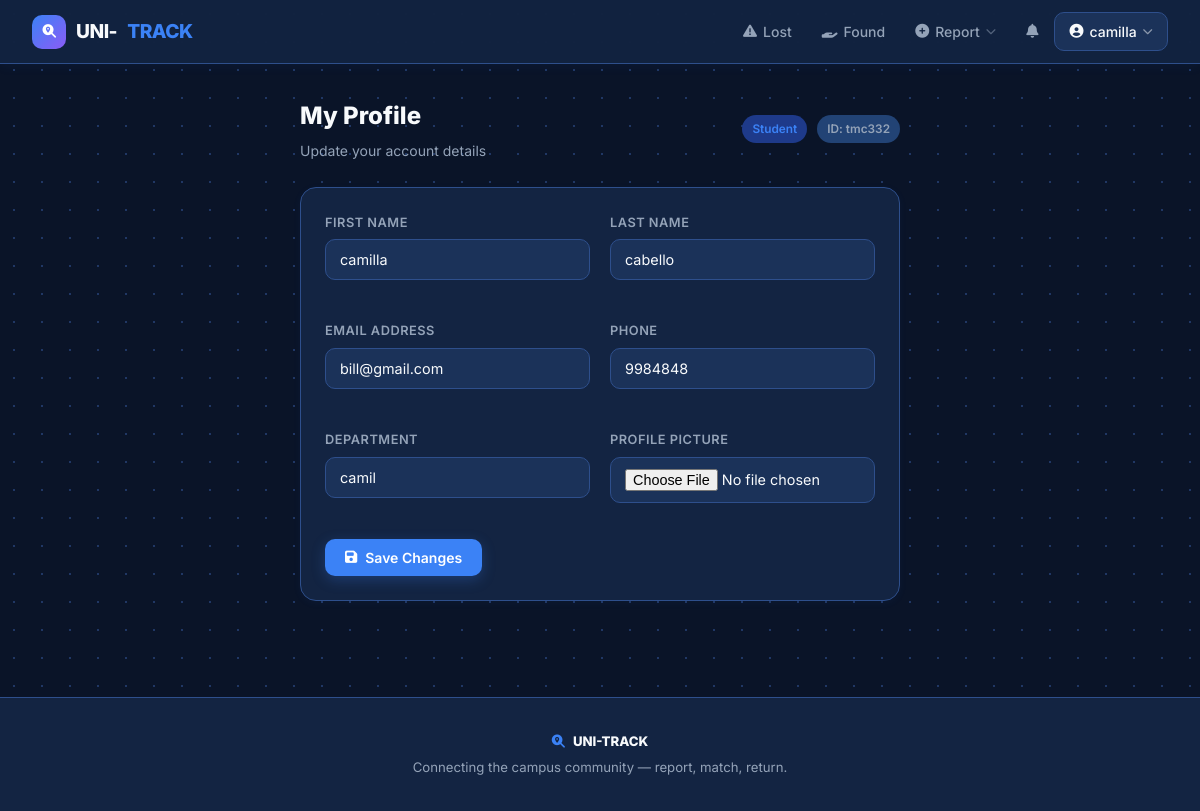
The page /accounts/profile/ (signed in) on the database its author committed.
### accounts/models.py (models this page shows, shortened)
class User(AbstractUser):
    ROLE_CHOICES = [
        ('student', 'Student'),
        ('staff', 'Staff'),
        ('admin', 'Administrator'),
    ]
    role = models.CharField(max_length=20, choices=ROLE_CHOICES, default='student')
    student_id = models.CharField(max_length=20, blank=True, null=True, unique=True)
    phone = models.CharField(max_length=15, blank=True, null=True)
    department = models.CharField(max_length=100, blank=True, null=True)
    profile_picture = models.ImageField(upload_to='profiles/', blank=True, null=True)
    is_verified = models.BooleanField(default=False)
    created_at = models.DateTimeField(auto_now_add=True)
    @property
    def is_admin_user(self):
        return self.role == 'admin' or self.is_staff or self.is_superuser

### accounts/views.py (the view)
# urls.py: path('profile/', views.profile_view, name='profile'),
@login_required
def profile_view(request):
    if request.method == 'POST':
        form = ProfileUpdateForm(request.POST, request.FILES, instance=request.user)
        if form.is_valid():
            form.save()
            messages.success(request, 'Profile updated successfully!')
            return redirect('profile')
    else:
        form = ProfileUpdateForm(instance=request.user)
    return render(request, 'accounts/profile.html', {'form': form})

### accounts/forms.py
class ProfileUpdateForm(forms.ModelForm):
    class Meta:
        model = User
        fields = ['first_name', 'last_name', 'email', 'phone', 'department', 'profile_picture']
    def __init__(self, *args, **kwargs):
        super().__init__(*args, **kwargs)
        for field in self.fields.values():
            field.widget.attrs['class'] = 'form-control'

### templates/accounts/profile.html (shortened to what this page needs)
{% extends 'base.html' %}
{% block content %}
<div style="max-width:600px;margin:0 auto;" class="animate-up">
  <div class="section-head mb-3">
    <div>
      <div class="section-title">My Profile</div>
      <div class="section-sub">Update your account details</div>
    </div>
    <div style="display:flex;align-items:center;gap:10px;">
      <span class="badge badge-primary">{{ user.get_role_display }}</span>
      {% if user.student_id %}<span class="badge badge-muted">ID: {{ user.student_id }}</span>{% endif %}
    </div>
  </div>
  <div class="card">
    <div class="card-body">
      <form method="post" enctype="multipart/form-data">
        <div class="grid grid-2">
          {% for field in form %}
          <div class="form-group">
            <label class="form-label">{{ field.label }}</label>
            {{ field }}
          </div>
          {% endfor %}
        </div>
        <button type="submit" class="btn btn-primary mt-2"><i class="fas fa-save"></i> Save Changes</button>
      </form>
    </div>
  </div>
</div>
{% endblock %}

### templates/base.html (shortened to what this page needs)
<!DOCTYPE html>
<html lang="en">
<head>
  <link rel="stylesheet" href="https://cdnjs.cloudflare.com/ajax/libs/font-awesome/6.4.0/css/all.min.css">
</head>
<body>
<nav class="navbar">
  <a href="{% url 'home' %}" class="nav-brand">
    <div class="brand-icon"><i class="fas fa-search-location" style="color:white;font-size:0.85rem;"></i></div>
    UNI-<span>TRACK</span>
  </a>
  <ul class="nav-links" id="navLinks">
    <li><a href="{% url 'lost_items' %}"><i class="fas fa-exclamation-triangle"></i> Lost</a></li>
    <li><a href="{% url 'found_items' %}"><i class="fas fa-hand-holding"></i> Found</a></li>
    {% if user.is_authenticated %}
    <li class="nav-dropdown">
      <a href="#"><i class="fas fa-plus-circle"></i> Report <i class="fas fa-chevron-down" style="font-size:.65rem;opacity:.5;"></i></a>
    </li>
    <li class="notif-wrap">
      <a href="{% url 'notifications' %}"><i class="fas fa-bell"></i>
      </a>
    </li>
    <li class="nav-dropdown">
      <a href="#" class="nav-pill">
        <i class="fas fa-user-circle"></i> {{ user.first_name|default:user.username }}
        <i class="fas fa-chevron-down" style="font-size:.65rem;opacity:.5;"></i>
      </a>
    </li>
    {% else %}
    <li><a href="{% url 'login' %}">Login</a></li>
    <li><a href="{% url 'register' %}" class="nav-cta"><i class="fas fa-user-plus"></i> Sign Up</a></li>
    {% endif %}
  </ul>
</nav>
<div class="main-container">
  {% block content %}{% endblock %}
</div>
<footer>
  <div class="footer-brand"><i class="fas fa-search-location" style="margin-right:8px;color:var(--primary);"></i>UNI-TRACK</div>
  <div>Connecting the campus community — report, match, return.</div>
</footer>
</body>
</html>

### rows shown on the page
User: first_name "camilla", role "Student", student_id "tmc332", form "camilla" "cabello" "bill@gmail.com" "9984848" "camil"

### other values the page prints
{{ field.label }} "FIRST NAME" "LAST NAME" "EMAIL ADDRESS" "PHONE" "DEPARTMENT" "PROFILE PICTURE"
